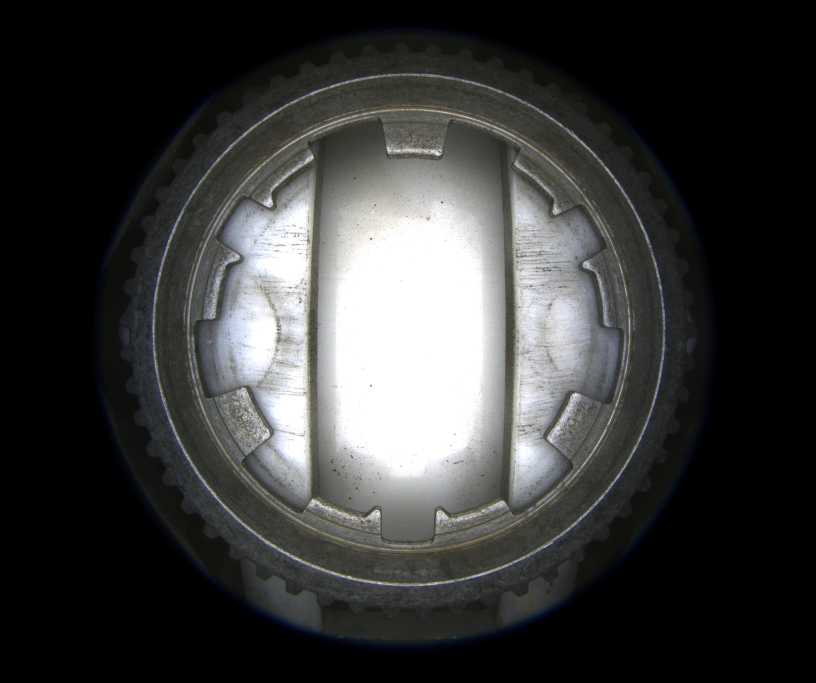
#> input picture data/02.jpg, 2448 x 2048 px, found by its file name (shown at 1/3 size)
$ python mb3.py
#> lines starting #> are read from the running program, lines starting #| are printed output that depends on the picture; after the words box and inside, x2 and y2 are one past the last pixel; in counts of white or black regions, pixels touching at a corner belong together
import cv2
import numpy as np

def rotate_image(image, angle):
    """绕中心旋转并扩边避免裁剪（背景置0）"""
    h, w = image.shape[:2]
    M    = cv2.getRotationMatrix2D((w/2, h/2), angle, 1)
    cos, sin = abs(M[0,0]), abs(M[0,1])
    nw = int(h*sin + w*cos)
    nh = int(h*cos + w*sin)
    M[0,2] += (nw - w)/2
    M[1,2] += (nh - h)/2
    return cv2.warpAffine(image, M, (nw, nh), borderValue=0)

# —— 1. 读图
scene      = cv2.imread('02.jpg')
#> scene is the input picture: shape (2048, 2448, 3); mean B, G, R 57.3, 57.9, 57.3
scene_gray = cv2.cvtColor(scene, cv2.COLOR_BGR2GRAY)
tpl        = cv2.imread('temple.jpg', cv2.IMREAD_GRAYSCALE)
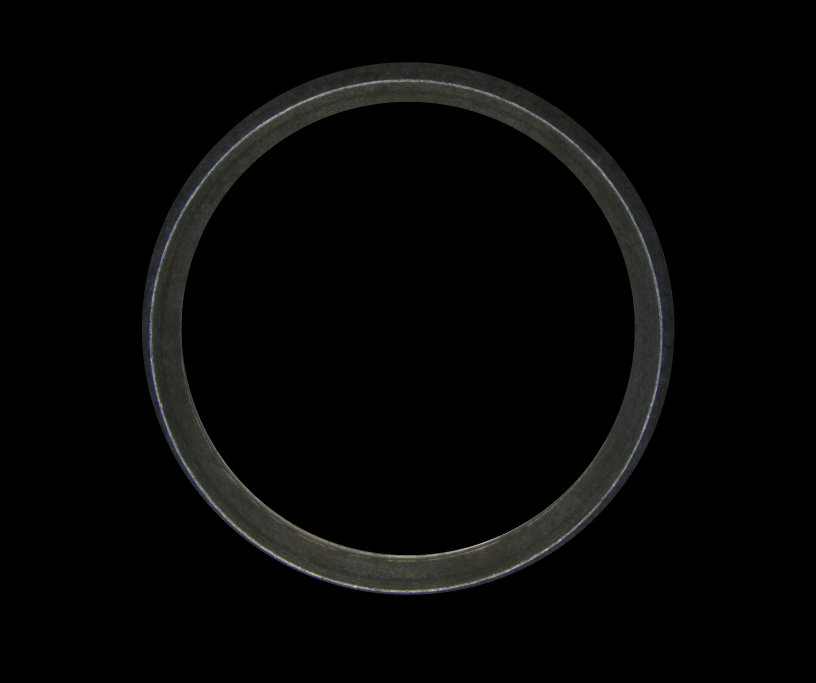
#> input picture data/temple.jpg, 2448 x 2048 px, found by its file name (shown at 1/3 size)
#> tpl: shape (2048, 2448); min 0, max 233, mean 6.2

best = {'score': -1}

# —— 第一级：粗角度搜索 —— #
for angle in range(0, 360, 5):
    rt      = rotate_image(tpl, angle)
    rt_edge = cv2.Canny(rt, 50, 150)
    h, w    = rt.shape
    if h > scene_gray.shape[0] or w > scene_gray.shape[1]:
        continue

    res = cv2.matchTemplate(
        scene_gray, rt,
        cv2.TM_CCORR_NORMED,
        mask=(rt_edge > 0).astype(np.uint8)
    )
    _, score, _, loc = cv2.minMaxLoc(res)
    if score > best['score']:
        best.update(score=score, angle=angle, loc=loc, rt=rt, edge=rt_edge)
#> this loop made 72 passes
#> (res, score, loc) on passes 1, 37: ([0.87], 0.87, (0, 0)), ([0.844], 0.844, (0, 0))
#> pass 1, `rt_edge = cv2.Canny(rt, 50, 150)`:
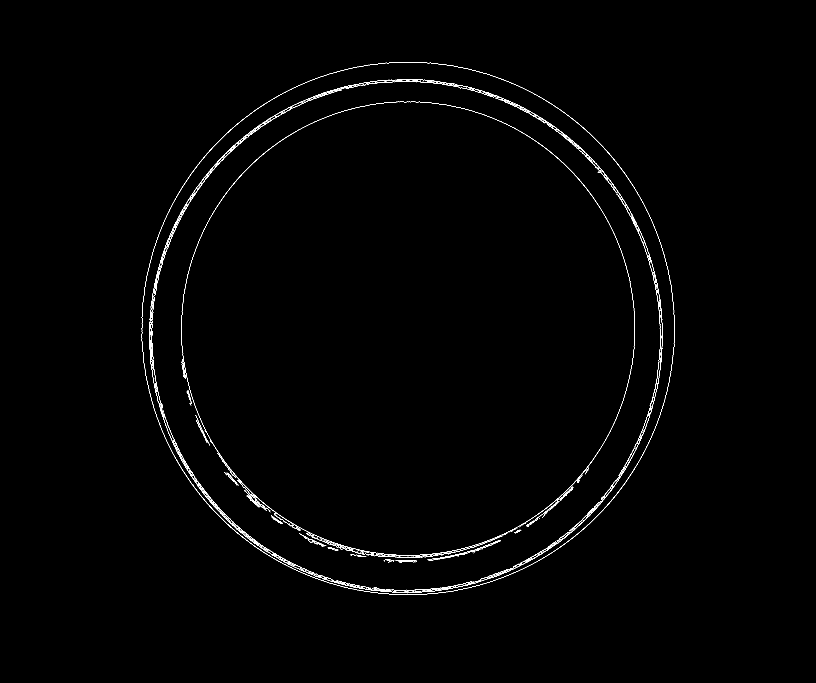
#> rt_edge: shape (2048, 2448) (shown at 1/3 size); 0.58% white in thin lines or dots, all inside (x1, y1, x2, y2) = (425, 186, 2024, 1785)
#> after the loop, best = 5 items

# —— 第二级：小窗口细调 —— #
angle0, (x0, y0) = best['angle'], best['loc']
#> angle0 = 0; x0 = 0; y0 = 0
for da in np.arange(-5, 5.1, 1):  # ±5°，步长1°
    angle  = angle0 + da
    rt     = rotate_image(tpl, angle)
    rt_edge= cv2.Canny(rt, 50, 150)
    h, w   = rt.shape
    if h > scene_gray.shape[0] or w > scene_gray.shape[1]:
        continue

    # 在 x0±10, y0±10 区域内搜
    ys, xs = y0 - 10, x0 - 10
    sub = scene_gray[ys:ys+h+20, xs:xs+w+20]
    if sub.shape[0] < h or sub.shape[1] < w:
        continue

    res = cv2.matchTemplate(
        sub, rt,
        cv2.TM_CCORR_NORMED,
        mask=(rt_edge > 0).astype(np.uint8)
    )
    _, score, _, loc = cv2.minMaxLoc(res)
    if score > best['score']:
        best.update(
            score=score,
            angle=angle,
            loc=(loc[0] + xs, loc[1] + ys),
            rt=rt,
            edge=rt_edge
        )
#> this loop made 11 passes
#> (cos in rotate_image, sin in rotate_image, nw in rotate_image, nh in rotate_image) on passes 1, 2, 3, 4, 5, 7, 8, 9: (0.996, 0.0872, 2617, 2253), (0.998, 0.0698, 2584, 2213), (0.999, 0.0523, 2551, 2173), (0.999, 0.0349, 2517, 2132), (1, 0.0175, 2483, 2090), (1, 0.0175, 2483, 2090), (0.999, 0.0349, 2517, 2132), (0.999, 0.0523, 2551, 2173)
#> (cos in rotate_image, sin in rotate_image, nw in rotate_image, nh in rotate_image, ys, xs) on pass 6: (1, 0, 2448, 2048, -10, -10)
#> pass 1, `rt_edge= cv2.Canny(rt, 50, 150)`:
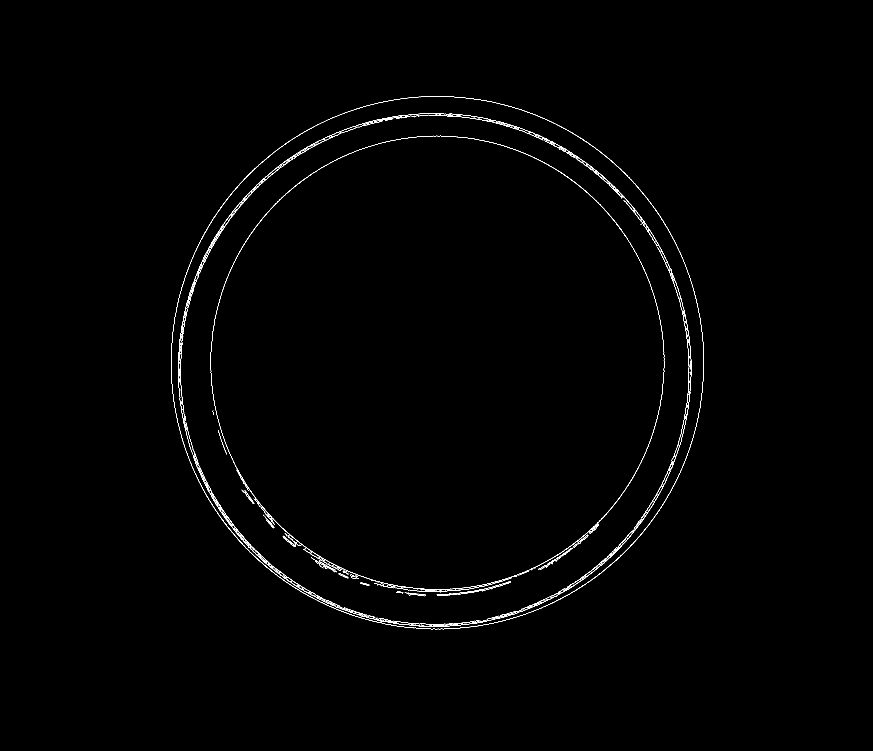
#> rt_edge: shape (2253, 2617) (shown at 1/3 size); 0.48% white in thin lines or dots, all inside (x1, y1, x2, y2) = (513, 288, 2112, 1888)
#> pass 2, `rt_edge= cv2.Canny(rt, 50, 150)`:
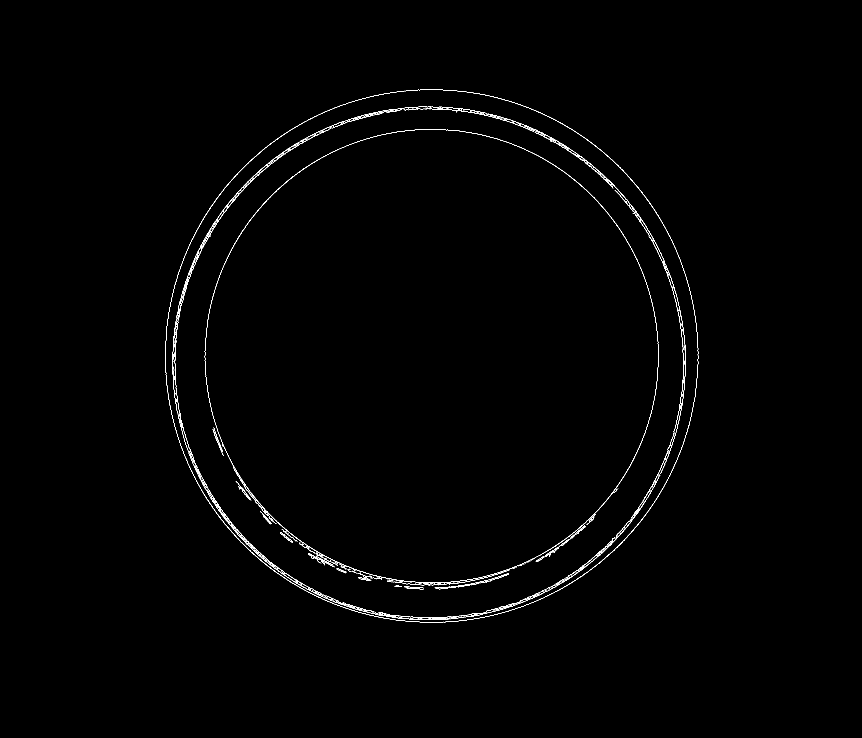
#> rt_edge: shape (2213, 2584) (shown at 1/3 size); 0.5% white in thin lines or dots, all inside (x1, y1, x2, y2) = (495, 268, 2095, 1868)
#> pass 3, `rt     = rotate_image(tpl, angle)`:
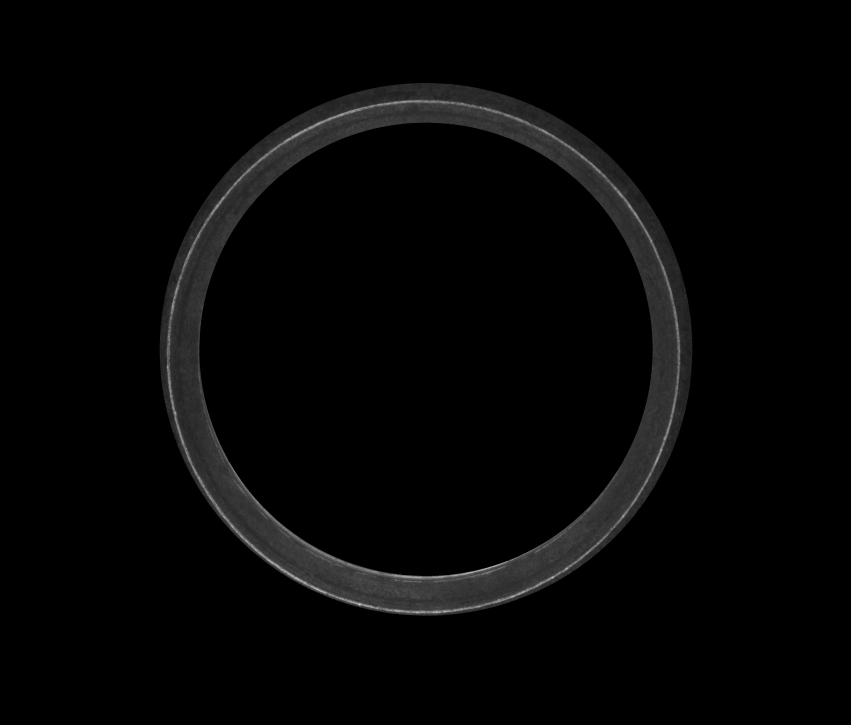
#> rt: shape (2173, 2551) (shown at 1/3 size); min 0, max 230, mean 5.6

# —— 最终可视化 —— #
x, y    = best['loc']
#> x = 0; y = 0
h, w    = best['rt'].shape
#> h = 2048; w = 2448
disp    = scene.copy()

# —— 新增：只保留模板对应区域，其他设为黑 —— #
# 1. 二值化旋转后的模板，得到精确掩膜
_, mask_tpl = cv2.threshold(best['rt'], 1, 255, cv2.THRESH_BINARY)
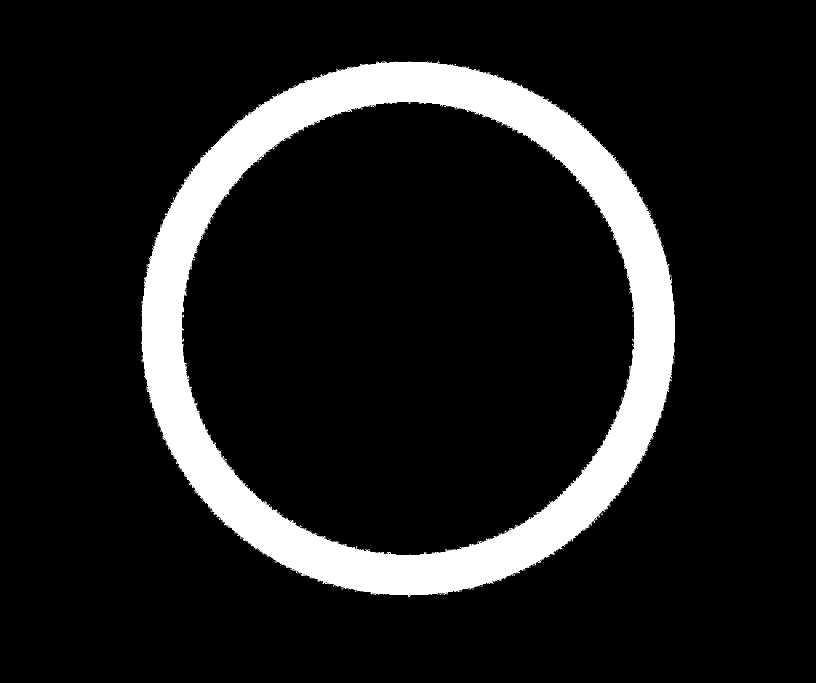
#> mask_tpl: shape (2048, 2448) (shown at 1/3 size); 11.2% white; 2354 white regions (2353 under 20 px), largest, box (x1, y1, x2, y2) and area: (424, 186, 2024, 1788) 556645
mask_bool   = mask_tpl.astype(bool)
#> mask_bool: shape (2048, 2448) bool; 11.2% white; 2354 white regions (2353 under 20 px)

# 2. 在 disp 的匹配框区域内将掩膜外的像素置黑
sub_disp = disp[y:y+h, x:x+w]
sub_disp[~mask_bool] = 0
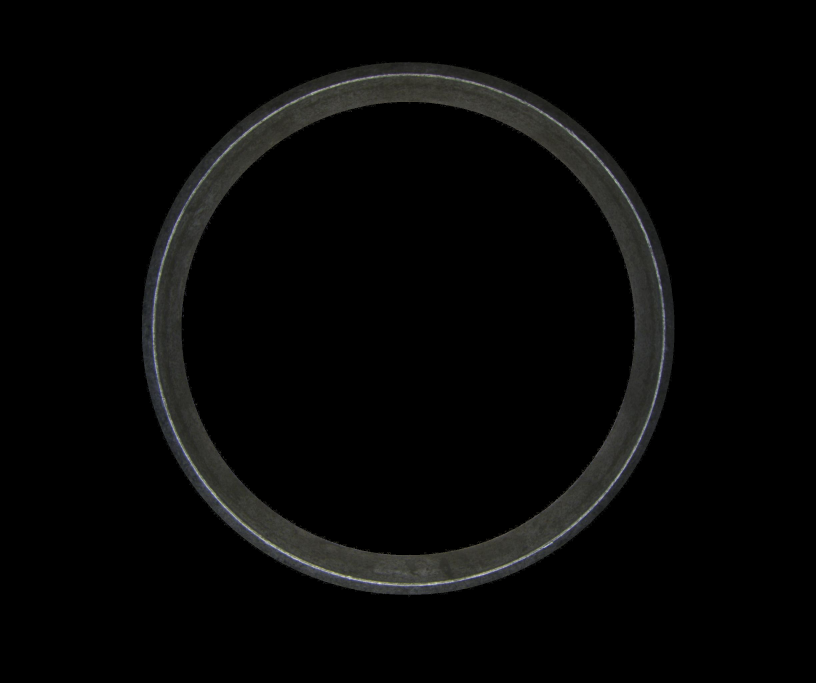
#> sub_disp: shape (2048, 2448, 3) (shown at 1/3 size); mean B, G, R 6.3, 6.6, 6.5
disp[y:y+h, x:x+w] = sub_disp

# —— 然后再画出模板轮廓 —— #
cnts, _ = cv2.findContours(mask_tpl, cv2.RETR_EXTERNAL, cv2.CHAIN_APPROX_NONE)
#> cnts = 1268 contours, 1267 with area under 20; largest, box (x1, y1, x2, y2) and area: (424, 186, 2024, 1788) 2004410
for cnt in cnts:
    cnt_shift = cnt + np.array([[x, y]])
    cv2.drawContours(disp, [cnt_shift], -1, (0, 255, 0), 2)
#> this loop made 1268 passes
#> cnt_shift on passes 1 to 3: [[1225, 1791]], [[1227, 1790]], [[1224, 1789], [1225, 1789]]

# —— 显示角度与得分 —— #
cv2.putText(
    disp,
    f"Angle: {best['angle']:.1f}°  Score: {best['score']:.3f}",
    (x, y - 15),
    cv2.FONT_HERSHEY_SIMPLEX,
    0.6, (0, 255, 0), 2
)

# —— 弹窗展示 —— #
cv2.namedWindow('Result', cv2.WINDOW_NORMAL)
cv2.resizeWindow('Result', 800, 600)
cv2.imshow('Result', disp)
cv2.waitKey(0)
cv2.destroyAllWindows()
